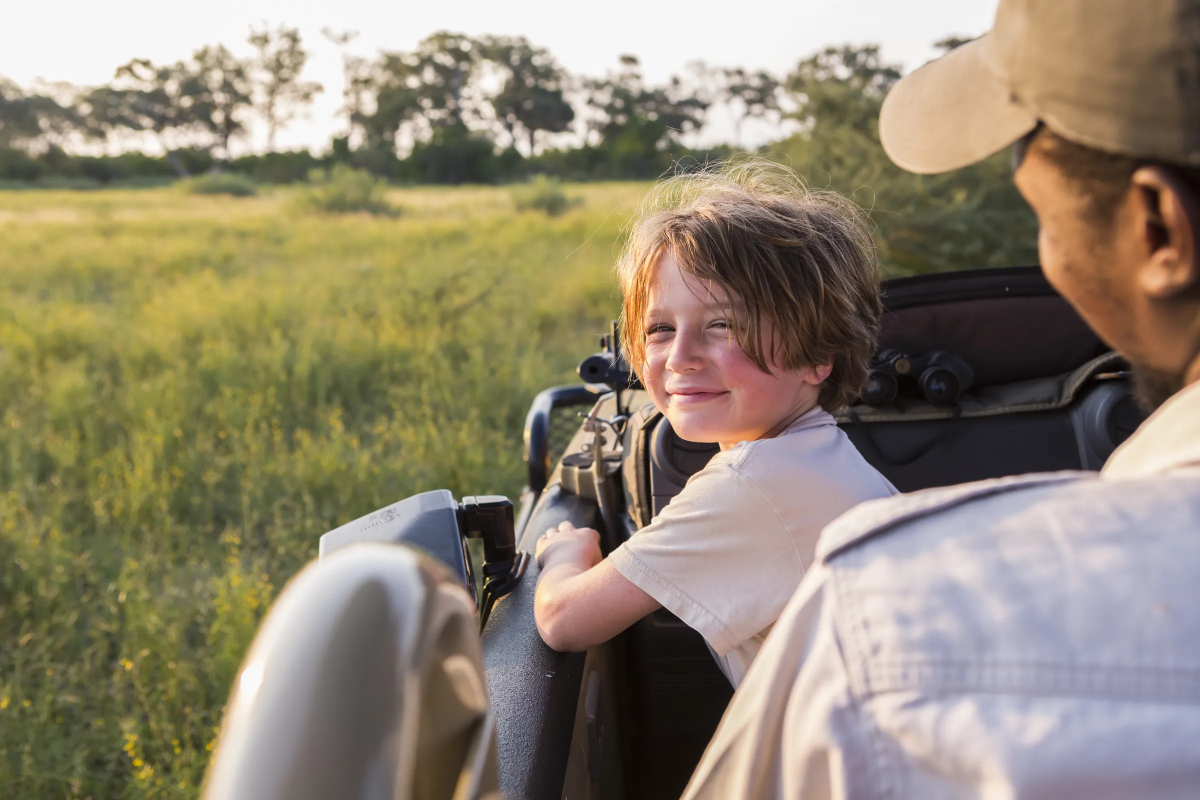
#> input picture Site/assets/img/boy-vehicle-l.webp, 2400 x 1600 px (shown at 1/2 size); its folder holds 4 pictures in this run
$ python og.py
#> lines starting #> are read from the running program, lines starting #| are printed output that depends on the picture
"""Creates 1200x630 JPEG social-share images (Open Graph / X) for every photo, in Site/assets/og/.
Requires Pillow.  Run: python3 tools/og.py"""
import glob, os
from PIL import Image, ImageOps

SITE = os.path.normpath(os.path.join(os.path.dirname(os.path.abspath(__file__)), "..", "Site"))
OUT = f"{SITE}/assets/og"
os.makedirs(OUT, exist_ok=True)
names = sorted({os.path.basename(f)[:-7] for f in glob.glob(f"{SITE}/assets/img/*-l.webp")})
for n in names:
    im = Image.open(f"{SITE}/assets/img/{n}-l.webp").convert("RGB")
#> im is the input picture: PIL image 2400x1600 RGB; mean R, G, B 144.9, 134.3, 114.1
    ImageOps.fit(im, (1200, 630), Image.LANCZOS, centering=(0.5, 0.45)).save(f"{OUT}/{n}.jpg", "JPEG", quality=82, optimize=True, progressive=True)
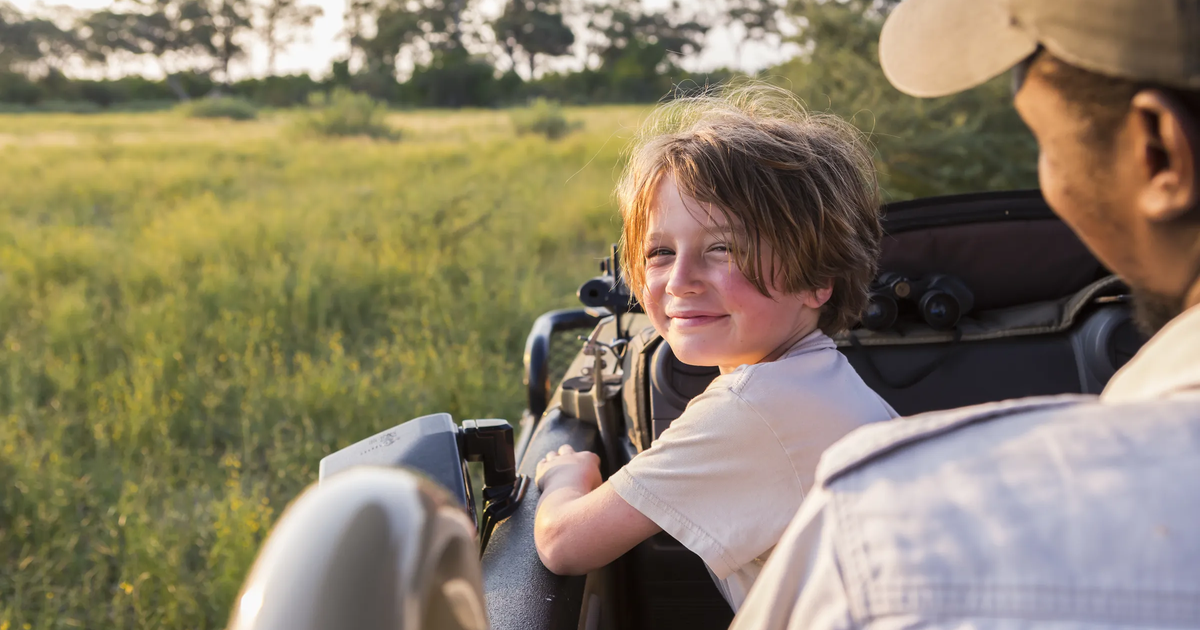
#> saved as boy-vehicle.jpg: PIL image 1200x630 RGB; mean R, G, B 138.6, 127.3, 103.7
#> pass 2 of the loop `for n in names:`:
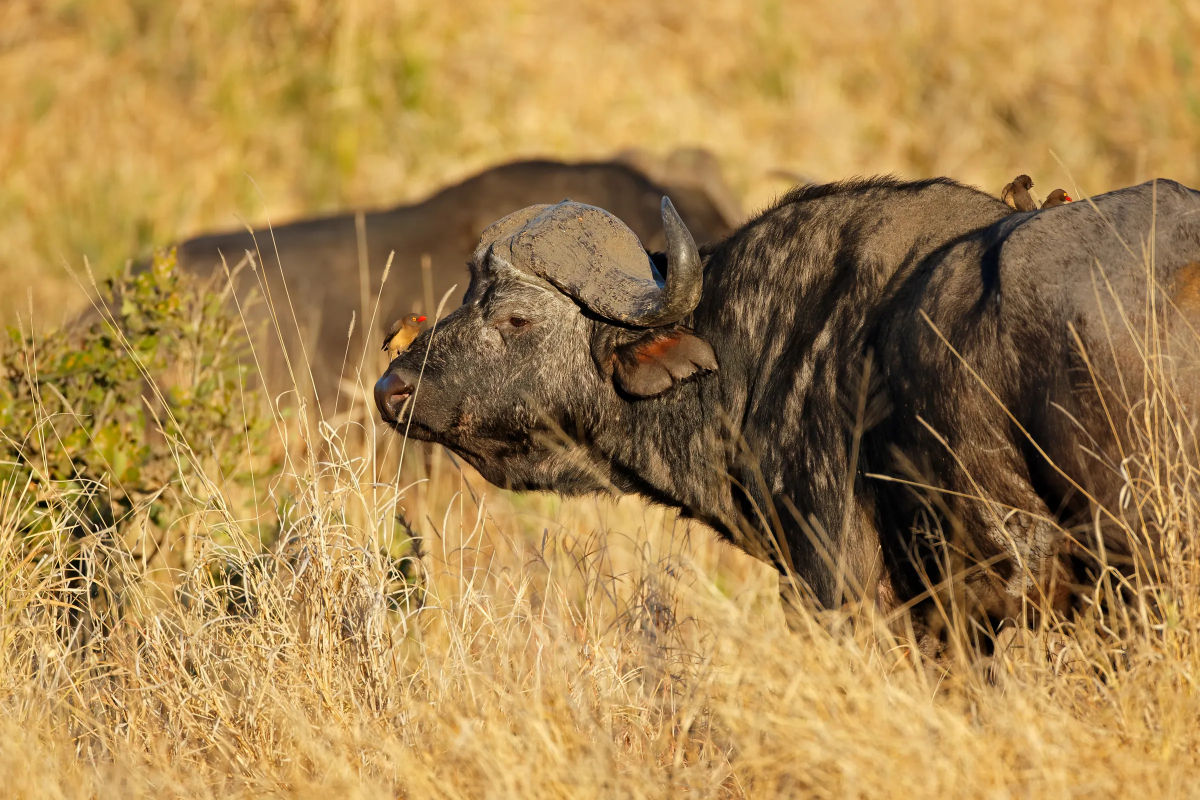
#> input picture Site/assets/img/buffalo-birds-l.webp, 2400 x 1600 px (shown at 1/2 size)
#> im is the input picture: PIL image 2400x1600 RGB; mean R, G, B 167, 131.7, 76.3
#> `ImageOps.fit(im, (1200, 630), Image.LANCZOS, centering=(0.5, 0.45)).sa..`:
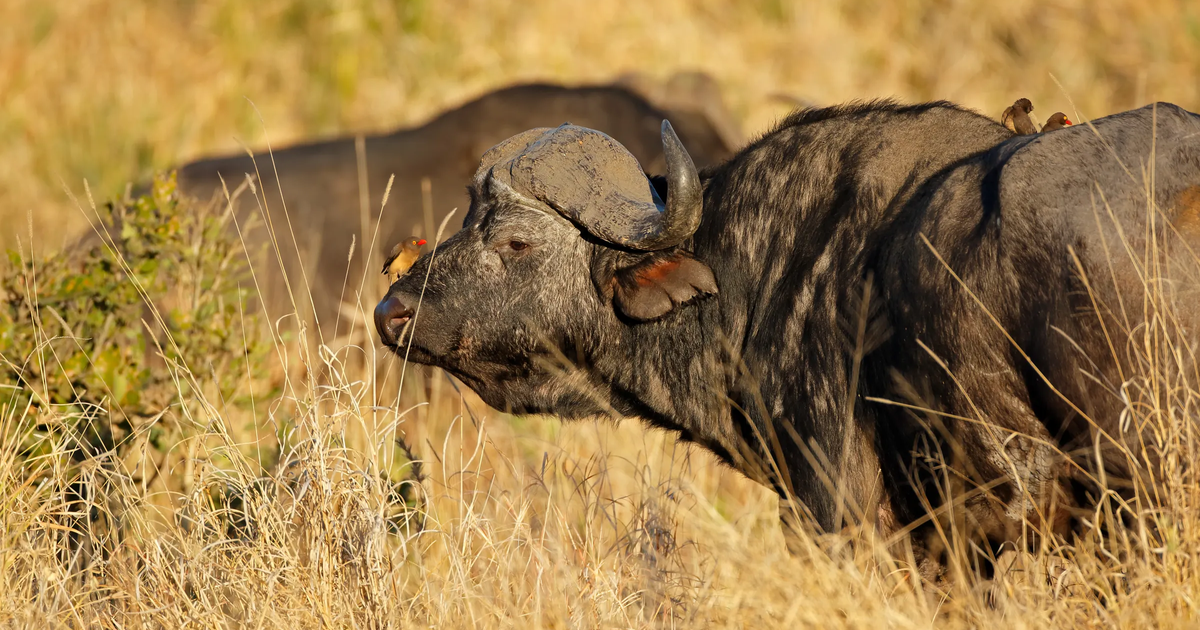
#> saved as buffalo-birds.jpg: PIL image 1200x630 RGB; mean R, G, B 155, 122.4, 72
#> pass 3 of the loop `for n in names:`:
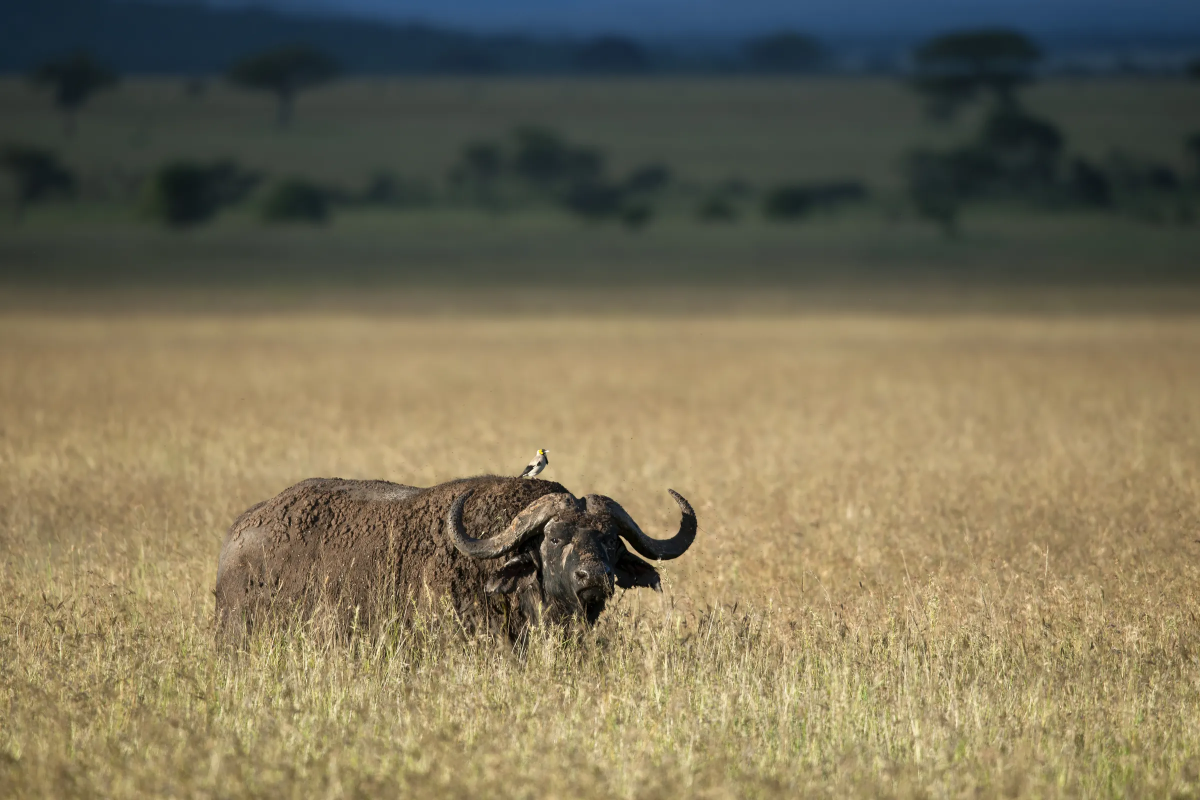
#> input picture Site/assets/img/buffalo-serengeti-l.webp, 2400 x 1600 px (shown at 1/2 size)
#> im is the input picture: PIL image 2400x1600 RGB; mean R, G, B 120.8, 112.7, 87.4
#> `ImageOps.fit(im, (1200, 630), Image.LANCZOS, centering=(0.5, 0.45)).sa..`:
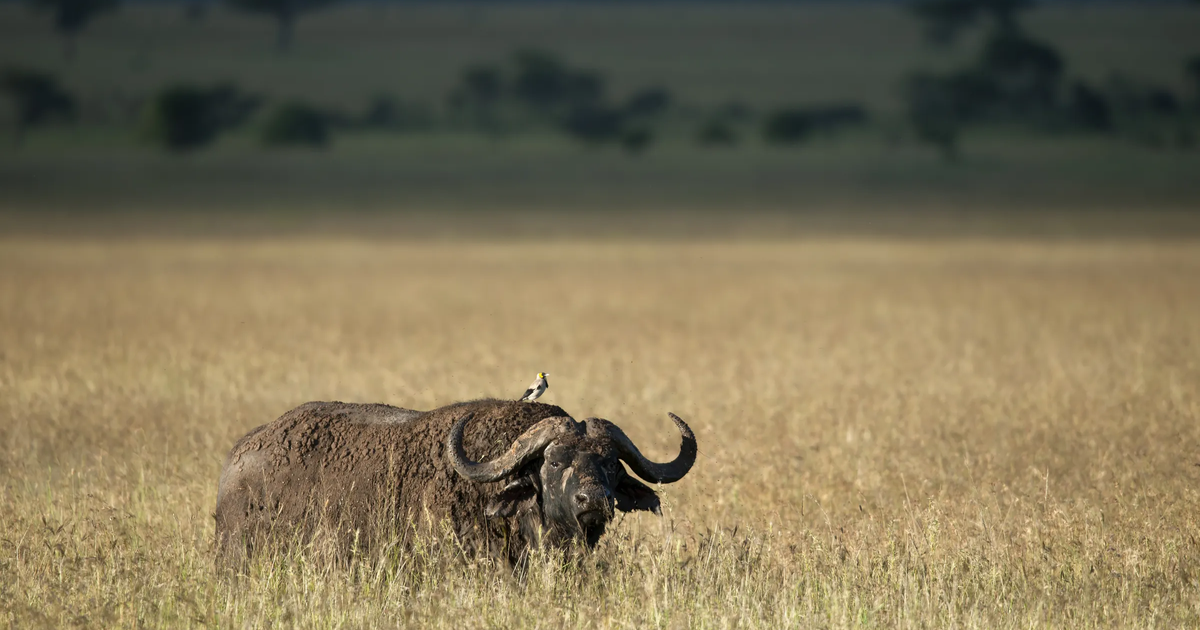
#> saved as buffalo-serengeti.jpg: PIL image 1200x630 RGB; mean R, G, B 124.1, 113.4, 85.8
#> the loop made 4 passes; the first 3 are shown
print(f"{len(names)} share images in {OUT}")
